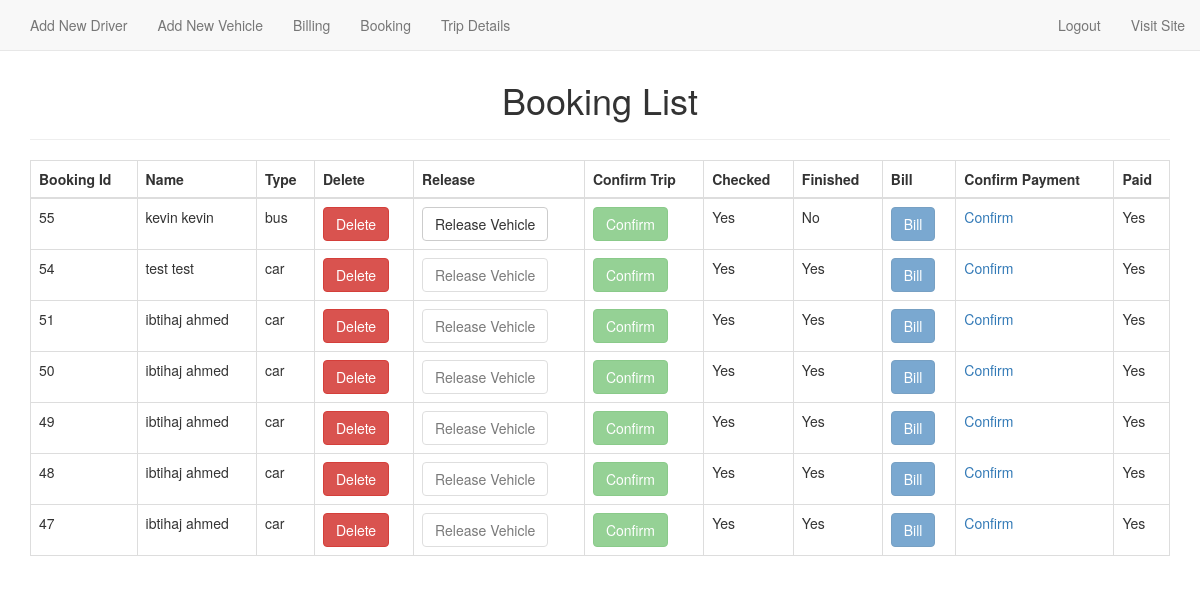
Page /bookinglist.php on the earlier database version.
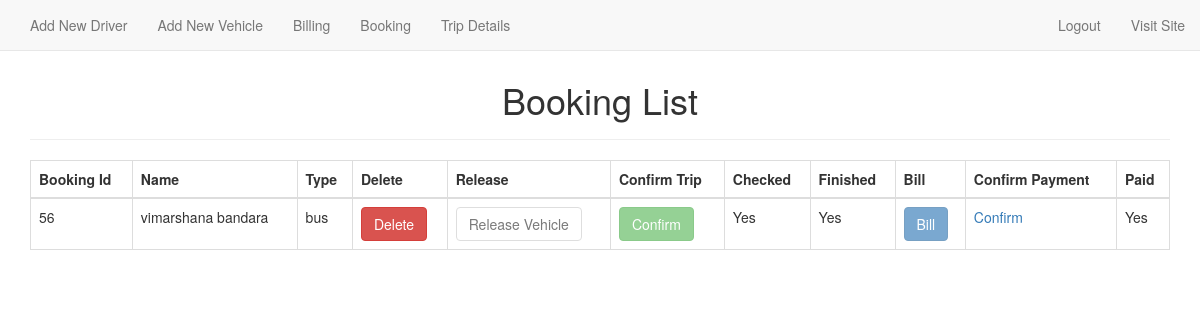
Same page on the later database version.
### tables this page shows
CREATE TABLE `booking` (
  `booking_id` int(11) NOT NULL,
  `name` varchar(255) NOT NULL,
  `username` varchar(100) NOT NULL,
  `type` varchar(8) NOT NULL,
  `req_date` varchar(100) NOT NULL,
  `req_time` varchar(100) NOT NULL,
  `ret_date` varchar(100) NOT NULL,
  `ret_time` varchar(100) NOT NULL,
  `destination` varchar(100) NOT NULL,
  `pickup_point` varchar(100) NOT NULL,
  `resons` varchar(255) NOT NULL,
  `email` varchar(50) NOT NULL,
  `mobile` int(14) NOT NULL,
  `confirmation` int(11) NOT NULL,
  `veh_reg` varchar(255) NOT NULL,
  `driverid` int(11) NOT NULL,
  `finished` int(11) NOT NULL,
  `paid` int(11) NOT NULL
);

### bookinglist.php (the view, shortened to what this page needs)
<?php
     $connection= mysqli_connect('localhost','root','','vehicle_management');
    $select_query="SELECT * FROM `booking` ORDER BY booking_id DESC";
    $result= mysqli_query($connection,$select_query);
?>
<!DOCTYPE html>
<html lang="en">
<head>
    <link rel="stylesheet" type="text/css" href="./slick/slick.css">
    <link rel="stylesheet" type="text/css" href="./slick/slick-theme.css">
    <link rel="stylesheet" href="https://maxcdn.bootstrapcdn.com/bootstrap/3.3.7/css/bootstrap.min.css">
    <link rel="stylesheet" href="animate.css">
    <link rel="stylesheet" href="style.css">
</head>
<body>
  <?php include 'navbar_admin.php'; ?>
  <br><br>
   <div class="container">
        <div class="row">
           <div class="col-md-12">
             <div class="page-header">
                <h1 style="text-align: center;">Booking List</h1>
              </div>
              <table id="myTable" class="table table-bordered animated bounce">
                <thead>
                    <th>Booking Id</th>
                    <th>Name</th>
                    <th>Type</th>
                    <th>Delete</th>
                    <th>Release</th>
                    <th>Confirm Trip</th>
                    <th>Checked</th>
                    <th>Finished</th>
                    <th>Bill</th>
                    <th>Confirm Payment</th>
                    <th>Paid</th>
                </thead>
                <tbody>
                    <?php while($row=mysqli_fetch_assoc($result)){ ?>
                    <tr>
                        <td><?php echo $row['booking_id']; ?></td>
                        <td><?php echo $row['name']; ?></td>
                        <td><?php echo $row['type']; ?></td>
                        <td><a class="btn btn-danger" href="deletebooking.php?id=<?php echo $row['booking_id']; ?>">Delete</a></td>
                        <?php if($row['confirmation']==0 or $row['finished']==1)  { ?>
                        <td><a class="btn btn-default disabled" href="releasebooking.php?id=<?php echo $row['booking_id']; ?>">Release Vehicle</a></td>
                        <?php } else{ ?>
                        <td><a class="btn btn-default" href="releasebooking.php?id=<?php echo $row['booking_id']; ?>">Release Vehicle</a></td>
                        <?php } ?>
                        <?php if($row['confirmation']=='0'){ ?>
                        <td><a class="btn btn-success" href="confirmbooking.php?id=<?php echo $row['booking_id']; ?>">Confirm</a></td>
                        <?php } else { ?>
                        <td><a class="btn btn-success disabled" href="confirmbooking.php?id=<?php echo $row['booking_id']; ?>">Confirm</a></td>
                        <?php } ?>
                        <?php if($row['confirmation']=='0'){ ?>
                        <td>No</td>
                        <?php } else { ?>
                        <td>Yes</td>
                        <?php }  ?>
                        <?php if($row['finished']=='0'){ ?>
                        <td>No</td>
                        <?php } else { ?>
                        <td>Yes</td>
                        <?php }  ?>
                        <?php if($row['finished']=='1' and $row['paid']==0 ){  ?>
                        <td><a class="btn btn-primary" href="bill.php?id=<?php echo $row['booking_id']; ?>">Bill</a></td>
                         <?php } else if($row['paid']==1 ) { ?>
                          <td><a class="btn btn-primary disabled" href="bill.php?id=<?php echo $row['booking_id']; ?>">Bill</a></td>
                          <?php }  ?>
                          <td><a href="confirmpayment.php?id=<?php echo $row['booking_id']; ?>">Confirm</a></td>
                          <?php if($row['paid']=='0'){ ?>
                        <td>No</td>
                        <?php } else { ?>
                        <td>Yes</td>
                        <?php }  ?>
                    </tr>
                    <?php }   ?>
                </tbody>
            </table>
            </div>
        </div>
   </div>
</body>
</html>

### navbar_admin.php (shortened to what this page needs)
<div class="container">
    <nav class="navbar navbar-default navbar-fixed-top">
        <div class="container-fluid">
            <div class="collapse navbar-collapse" id="mynavbar">
                <ul class="nav navbar-nav">
                    <li><a href="newdriver.php">Add New Driver</a></li>
                    <li><a href="newvehicle.php">Add New Vehicle</a></li>
                    <li><a href="indexbill.php">Billing</a></li>
                    <li><a href="bookinglist.php">Booking</a></li>
                    <li><a href="trip_details.php">Trip Details</a></li>
                </ul>
                <ul class="nav navbar-nav navbar-right">
                    <li><a href="logout.php">Logout</a></li>
                    <li><a href="index.php">Visit Site</a></li>
                </ul>
            </div>
        </div>
    </nav>
</div>

Differences in the rows shown:
removed booking: booking_id "55", name "kevin kevin", type "bus", confirmation "Yes", finished "No", paid "Yes"
removed booking: booking_id "54", name "test test", type "car", confirmation "Yes", finished "Yes", paid "Yes"
removed booking: booking_id "51", name "ibtihaj ahmed", type "car", confirmation "Yes", finished "Yes", paid "Yes"
removed booking: booking_id "50", name "ibtihaj ahmed", type "car", confirmation "Yes", finished "Yes", paid "Yes"
removed booking: booking_id "49", name "ibtihaj ahmed", type "car", confirmation "Yes", finished "Yes", paid "Yes"
removed booking: booking_id "48", name "ibtihaj ahmed", type "car", confirmation "Yes", finished "Yes", paid "Yes"
removed booking: booking_id "47", name "ibtihaj ahmed", type "car", confirmation "Yes", finished "Yes", paid "Yes"
added booking: booking_id "56", name "vimarshana bandara", type "bus", confirmation "Yes", finished "Yes", paid "Yes"
